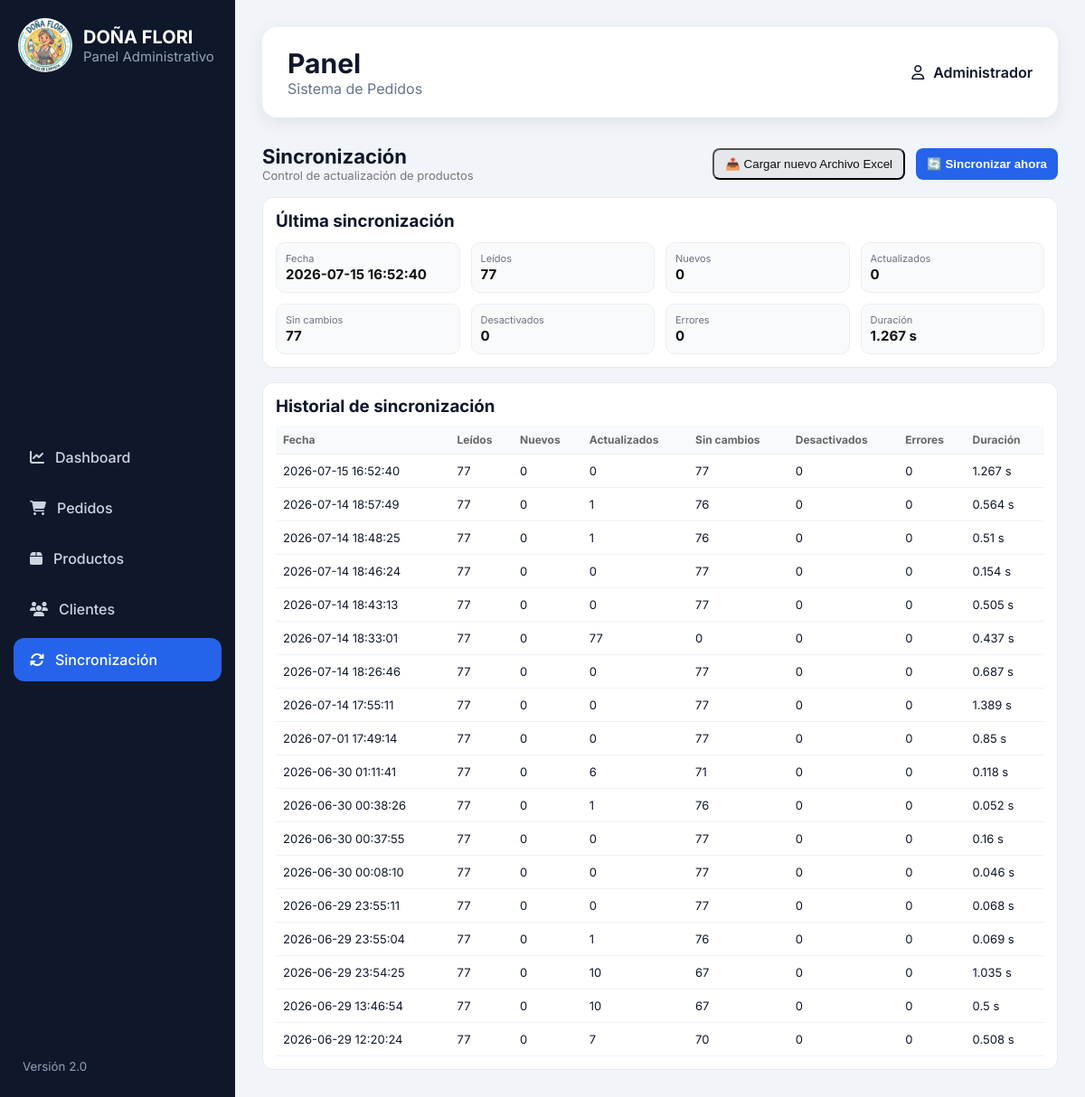
/admin/sincronizacion, run on the app's committed database.
### tables this page shows
CREATE TABLE sincronizaciones(

            id INTEGER PRIMARY KEY AUTOINCREMENT,

            fecha TEXT NOT NULL,

            productos_leidos INTEGER DEFAULT 0,

            nuevos INTEGER DEFAULT 0,

            actualizados INTEGER DEFAULT 0,

            sin_cambios INTEGER DEFAULT 0,

            desactivados INTEGER DEFAULT 0,

            errores INTEGER DEFAULT 0,

            duracion REAL DEFAULT 0

        );

### app.py (the view)
@app.route("/admin/sincronizacion")
def admin_sincronizacion():
    return render_template(
        "admin/sincronizacion.html",
        ultima=obtener_ultima_sincronizacion(),
        historial=obtener_historial()
    )

### services/database_service.py (called while the page is built)
def conectar():
    conexion = sqlite3.connect(DATABASE)
    conexion.row_factory = sqlite3.Row
    return conexion

### services/sync_log_service.py (called while the page is built)
def obtener_ultima_sincronizacion():
    conn = conectar()
    cursor = conn.cursor()
    cursor.execute("""
        SELECT *
        FROM sincronizaciones
        ORDER BY id DESC
        LIMIT 1
    """)
    resultado = cursor.fetchone()
    conn.close()
    return resultado

def obtener_historial(limit=20):
    conn = conectar()
    cursor = conn.cursor()
    cursor.execute("""
        SELECT *
        FROM sincronizaciones
        ORDER BY id DESC
        LIMIT ?
    """, (limit,))
    historial = cursor.fetchall()
    conn.close()
    return historial

### templates/admin/sincronizacion.html (shortened to what this page needs)
{% extends "admin/base_admin.html" %}
{% block content %}
<div class="erp-container">
    <div class="erp-header">
        <div>
            <h1 class="erp-title">Sincronización</h1>
            <p class="erp-subtitle">Control de actualización de productos</p>
        </div>
        <div style="display:flex; gap:12px;">
            <button id="btnSubirExcel" class="btn-secondary">
                📤 Cargar nuevo Archivo Excel
            </button>
            <button id="btnSincronizar" class="btn-primary">
                🔄 Sincronizar ahora
            </button>
        </div>
    </div>
    <div class="erp-card full">
        <h3>Última sincronización</h3>
        {% if ultima %}
        <div class="sync-grid">
            <div class="sync-item">
                <span>Fecha</span>
                <strong>{{ ultima.fecha }}</strong>
            </div>
            <div class="sync-item">
                <span>Leídos</span>
                <strong>{{ ultima.productos_leidos }}</strong>
            </div>
            <div class="sync-item">
                <span>Nuevos</span>
                <strong>{{ ultima.nuevos }}</strong>
            </div>
            <div class="sync-item">
                <span>Actualizados</span>
                <strong>{{ ultima.actualizados }}</strong>
            </div>
            <div class="sync-item">
                <span>Sin cambios</span>
                <strong>{{ ultima.sin_cambios }}</strong>
            </div>
            <div class="sync-item">
                <span>Desactivados</span>
                <strong>{{ ultima.desactivados }}</strong>
            </div>
            <div class="sync-item">
                <span>Errores</span>
                <strong class="danger">{{ ultima.errores }}</strong>
            </div>
            <div class="sync-item">
                <span>Duración</span>
                <strong>{{ ultima.duracion }} s</strong>
            </div>
        </div>
        {% else %}
        <p class="muted">No existen sincronizaciones aún.</p>
        {% endif %}
    </div>
    <div class="erp-card full">
        <h3>Historial de sincronización</h3>
        <table class="erp-table">
            <thead>
                <tr>
                    <th>Fecha</th>
                    <th>Leídos</th>
                    <th>Nuevos</th>
                    <th>Actualizados</th>
                    <th>Sin cambios</th>
                    <th>Desactivados</th>
                    <th>Errores</th>
                    <th>Duración</th>
                </tr>
            </thead>
            <tbody>
                {% for item in historial %}
                <tr>
                    <td>{{ item.fecha }}</td>
                    <td>{{ item.productos_leidos }}</td>
                    <td>{{ item.nuevos }}</td>
                    <td>{{ item.actualizados }}</td>
                    <td>{{ item.sin_cambios }}</td>
                    <td>{{ item.desactivados }}</td>
                    <td>
                        {% if item.errores > 0 %}
                            <span class="danger-text">{{ item.errores }}</span>
                        {% else %}
                            {{ item.errores }}
                        {% endif %}
                    </td>
                    <td>{{ item.duracion }} s</td>
                </tr>
                {% endfor %}
            </tbody>
        </table>
    </div>
</div>
{% endblock %}

### static/css/admin.css (style rules this page uses)
:root { --sidebar:#0f172a; --sidebar-hover:#1e293b; --sidebar-active:#2563eb; --background:#f1f5f9; --card:#ffffff; --text:#0f172a; --text-light:#64748b; --border:#e2e8f0; --shadow:0 5px 20px rgba(0,0,0,.08); --radius:16px; }
* { margin:0; padding:0; box-sizing:border-box; }
body { font-family:"Inter",sans-serif; background:var(--background); color:var(--text); }
table { width:100%; border-collapse:collapse; }
thead { background:#f8fafc; }
th { text-align:left; padding:15px; }
td { padding:15px; border-top:1px solid var(--border); }
table tbody tr { transition:.2s; }
.btn-primary { background:#2563eb; color:white; border:none; padding:10px 18px; border-radius:10px; cursor:pointer; transition:.2s; font-weight:600; }
.erp-container { display: flex; flex-direction: column; gap: 16px; }
.erp-header { display: flex; justify-content: space-between; align-items: center; }
.erp-title { font-size: 22px; font-weight: 700; }
.erp-subtitle { font-size: 13px; color: #777; }
.erp-card { background: #fff; border: 1px solid #eaeaea; border-radius: 12px; padding: 14px; }
.erp-card.full { grid-column: 1 / -1; }
.erp-table { width: 100%; border-collapse: collapse; margin-top: 10px; }
.erp-table th { text-align: left; font-size: 12px; color: #666; border-bottom: 1px solid #eee; padding: 8px; }
.erp-table td { padding: 10px 8px; border-bottom: 1px solid #f2f2f2; font-size: 13px; }
.btn-primary { background: #2563eb; color: white; border: none; padding: 8px 12px; border-radius: 8px; cursor: pointer; }
.btn-secondary { background: #e5e7eb; color: #111; padding: 8px 12px; border-radius: 8px; text-decoration: none; }
.sync-grid { display: grid; grid-template-columns: repeat(4, 1fr); gap: 12px; margin-top: 12px; }
.sync-item { background: #f9fafb; border: 1px solid #eee; border-radius: 10px; padding: 10px; }
.sync-item span { font-size: 11px; color: #6b7280; display: block; }
.sync-item strong { font-size: 15px; font-weight: 700; color: #111; }
.danger { color: #dc2626; }

### data on the page
sincronizaciones: fecha "2026-07-15 16:52:40", productos_leidos "77", nuevos "0", actualizados "0", sin_cambios "77", desactivados "0", errores "0", duracion "1.267"
sincronizaciones: fecha "2026-07-14 18:57:49", productos_leidos "77", nuevos "0", actualizados "1", sin_cambios "76", desactivados "0", errores "0", duracion "0.564"
sincronizaciones: fecha "2026-07-14 18:48:25", productos_leidos "77", nuevos "0", actualizados "1", sin_cambios "76", desactivados "0", errores "0", duracion "0.51"
sincronizaciones: fecha "2026-07-14 18:46:24", productos_leidos "77", nuevos "0", actualizados "0", sin_cambios "77", desactivados "0", errores "0", duracion "0.154"
sincronizaciones: fecha "2026-07-14 18:43:13", productos_leidos "77", nuevos "0", actualizados "0", sin_cambios "77", desactivados "0", errores "0", duracion "0.505"
sincronizaciones: fecha "2026-07-14 18:33:01", productos_leidos "77", nuevos "0", actualizados "77", sin_cambios "0", desactivados "0", errores "0", duracion "0.437"
sincronizaciones: fecha "2026-07-14 18:26:46", productos_leidos "77", nuevos "0", actualizados "0", sin_cambios "77", desactivados "0", errores "0", duracion "0.687"
sincronizaciones: fecha "2026-07-14 17:55:11", productos_leidos "77", nuevos "0", actualizados "0", sin_cambios "77", desactivados "0", errores "0", duracion "1.389"
sincronizaciones: fecha "2026-07-01 17:49:14", productos_leidos "77", nuevos "0", actualizados "0", sin_cambios "77", desactivados "0", errores "0", duracion "0.85"
sincronizaciones: fecha "2026-06-30 01:11:41", productos_leidos "77", nuevos "0", actualizados "6", sin_cambios "71", desactivados "0", errores "0", duracion "0.118"
sincronizaciones: fecha "2026-06-30 00:38:26", productos_leidos "77", nuevos "0", actualizados "1", sin_cambios "76", desactivados "0", errores "0", duracion "0.052"
sincronizaciones: fecha "2026-06-30 00:37:55", productos_leidos "77", nuevos "0", actualizados "0", sin_cambios "77", desactivados "0", errores "0", duracion "0.16"
sincronizaciones: fecha "2026-06-30 00:08:10", productos_leidos "77", nuevos "0", actualizados "0", sin_cambios "77", desactivados "0", errores "0", duracion "0.046"
sincronizaciones: fecha "2026-06-29 23:55:11", productos_leidos "77", nuevos "0", actualizados "0", sin_cambios "77", desactivados "0", errores "0", duracion "0.068"
sincronizaciones: fecha "2026-06-29 23:55:04", productos_leidos "77", nuevos "0", actualizados "1", sin_cambios "76", desactivados "0", errores "0", duracion "0.069"
sincronizaciones: fecha "2026-06-29 23:54:25", productos_leidos "77", nuevos "0", actualizados "10", sin_cambios "67", desactivados "0", errores "0", duracion "1.035"
sincronizaciones: fecha "2026-06-29 13:46:54", productos_leidos "77", nuevos "0", actualizados "10", sin_cambios "67", desactivados "0", errores "0", duracion "0.5"
sincronizaciones: fecha "2026-06-29 12:20:24", productos_leidos "77", nuevos "0", actualizados "7", sin_cambios "70", desactivados "0", errores "0", duracion "0.508"
